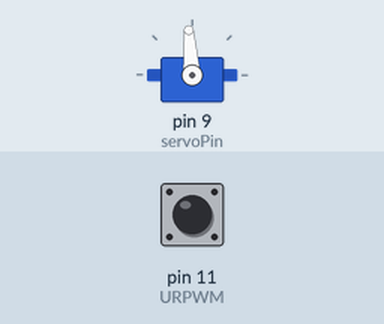
Simulated run of this sketch. Board: Arduino Uno, built with avr-gcc and run on an emulated ATmega328P. On the bench: servo. The inputs (shaded band) are chosen by the test bench; at power-on: pin 11 (URPWM) LOW. What the sketch prints to the serial monitor is not drawn.

Above: at 1.2 s.
1.3 s: pin 11 (URPWM) pulsed HIGH 5 times (0.12 s each, 0.3 s apart)
At 10.3 s:
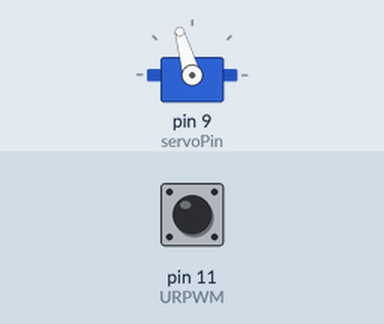
At 23.9 s:
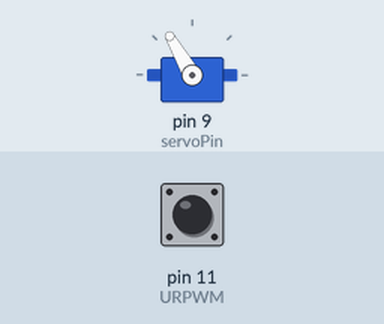
Timing chart, 0 to 25.0 s (numbered marks = the images above; inputs shaded):
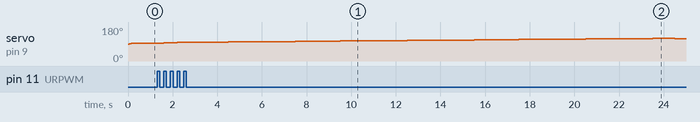

Measured:
- by itself, servo on pin 9 (servoPin): rises from 95° to 120° in 21.9 s, then falls to 119° in 1.0 s

The sketch:

test_obstacle.ino
```cpp
#include <Servo.h>
#include <Metro.h>
Metro measureDistance = Metro(200);   // measure distance every 200ms
Metro sweepServo = Metro(50);   // change servo angle every 50 ms

unsigned long distanceInCm = 0;

Servo myservo;    // create servo object to control a servo
#define  servoPin 9    // pin number of the servo
int pos = 90;    // initial position of the servo
bool doSweep = true;    // optional rotation of the servo
int minPos = 60;    // lower bound on the position angle
int maxPos = 120;    // upper bound
bool clockwise = false;    // initial direction of the servo rotation

#define  URPWM 11    // PWM Output 0－25000US，Every 50US represent 1cm
#define  URTRIG 10    // PWM trigger pin
uint8_t EnPwmCmd[4]={0x44,0x02,0xbb,0x01};    // distance measure command


void setup(){
  myservo.attach(servoPin);
  myservo.write(pos);
  Serial.begin(9600);       // Sets the baud rate to 9600
  SensorSetup();
}


void loop(){
  if(measureDistance.check() == 1){
    distanceInCm = MeasureDistance();
    Serial.println();
    if(distanceInCm>900){             // the reading is invalid.
      Serial.println("Invalid");
    }else{
      Serial.println(distanceInCm);
    }
  }

  if(doSweep){
    if(sweepServo.check() == 1){
      servoSweep();
      Serial.print('S');
    }
  }
}


void SensorSetup(){
  pinMode(URTRIG,OUTPUT);          // A low pull on pin COMP/TRIG
  digitalWrite(URTRIG,HIGH);       // Set to HIGH
  pinMode(URPWM, INPUT);           // Sending Enable PWM mode command
  for(int i=0; i<4; i++){
    Serial.write(EnPwmCmd[i]);
  }
}


int MeasureDistance(){               // a low pull on pin COMP/TRIG  triggering a sensor reading
  digitalWrite(URTRIG, LOW);
  digitalWrite(URTRIG, HIGH);      // reading Pin PWM will output pulses
  unsigned long distance = pulseIn(URPWM,LOW);
  distance = distance/50;          // every 50us low level stands for 1cm
  return distance;
}


void servoSweep(){
  if(not clockwise){
    if(pos>=minPos && pos<=maxPos){
      pos++;                            // in steps of 1 degree
      myservo.write(pos);               // tell servo to go to position in variable 'pos'
    }
    if(pos>=maxPos)  clockwise = true; // change direction
  }else{
    if(pos>=minPos && pos<=maxPos){
      pos--;
      myservo.write(pos);
    }
    if(pos<=minPos)  clockwise = false;
  }
}
```
